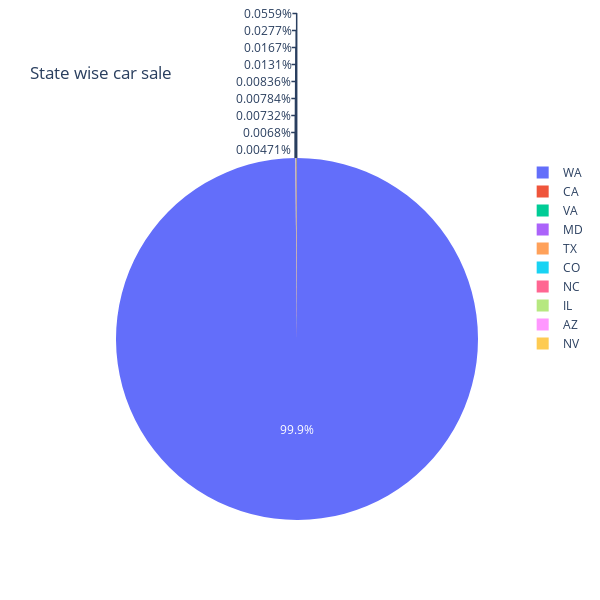

The code cell stored with this chart in its notebook:
### Markdown cell above
### Which state has most no. of EV(s)

### Code cell
state = dataset.groupby('State').count().sort_values(by = 'City', ascending = False)['City'].index
values_state = dataset.groupby('State').count().sort_values(by = 'City', ascending = False)['City'].values

fig2 = px.pie(names = state[:10], values = values_state[:10], height = 600, width = 600)
fig2.update_layout(title='State wise car sale')

### Figure 1 — Plotly figure (JSON) as saved in the notebook; plotly's stock layout.template omitted (floating-point values rounded to 4 significant figures)
{"data": [{"domain": {"x": [0, 1], "y": [0, 1]}, "hovertemplate": "label=%{label}<br>value=%{value}<extra></extra>", "labels": ["WA", "CA", "VA", "MD", "TX", "CO", "NC", "IL", "AZ", "NV"], "legendgroup": "", "name": "", "showlegend": true, "type": "pie", "values": [190993, 107, 53, 32, 25, 16, 15, 14, 13, 9]}], "layout": {"height": 600, "legend": {"tracegroupgap": 0}, "margin": {"t": 60}, "title": {"text": "State wise car sale"}, "width": 600}}
